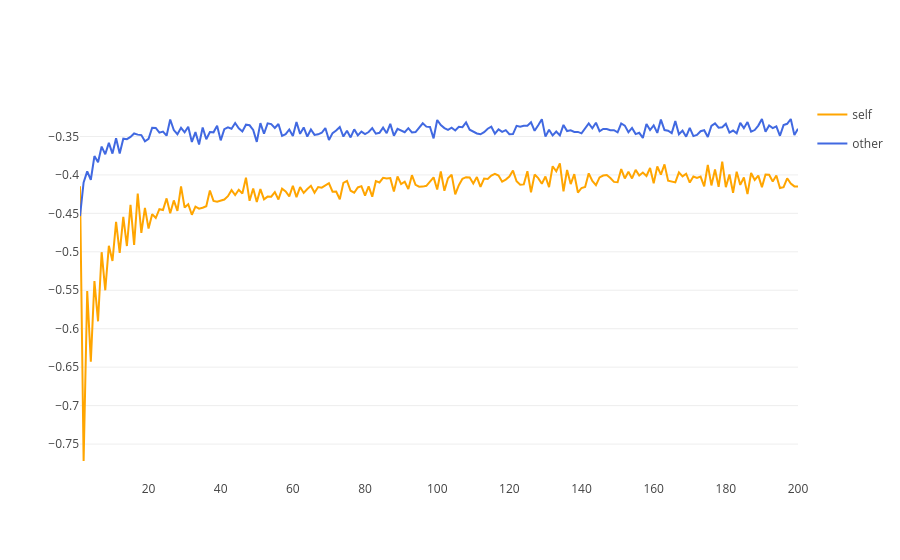
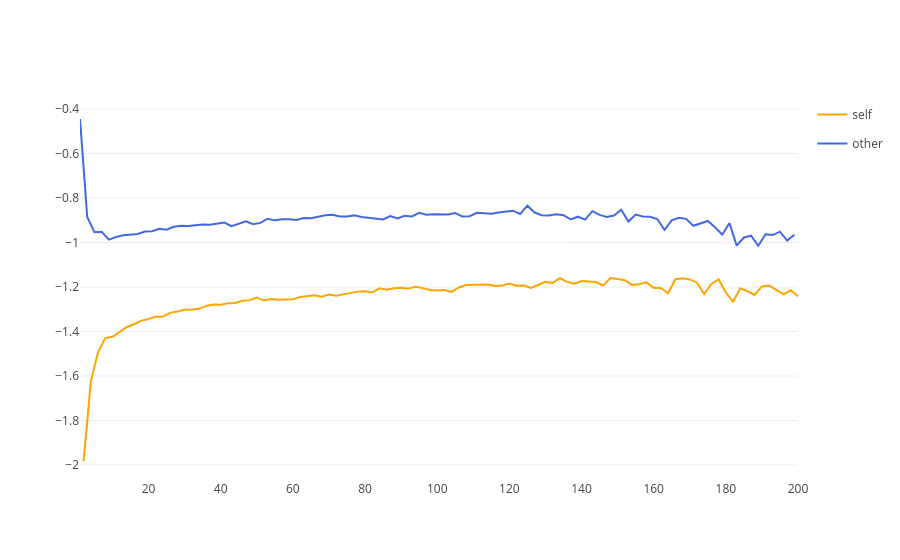
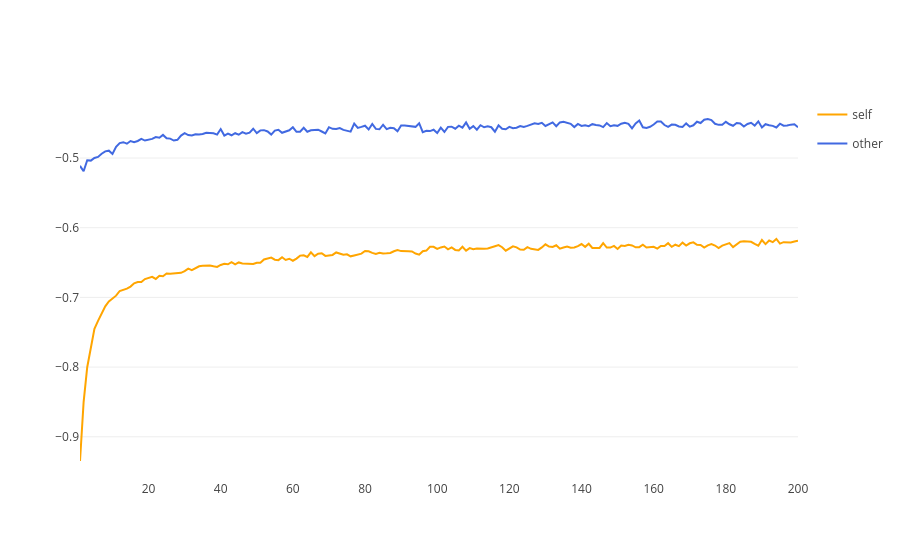
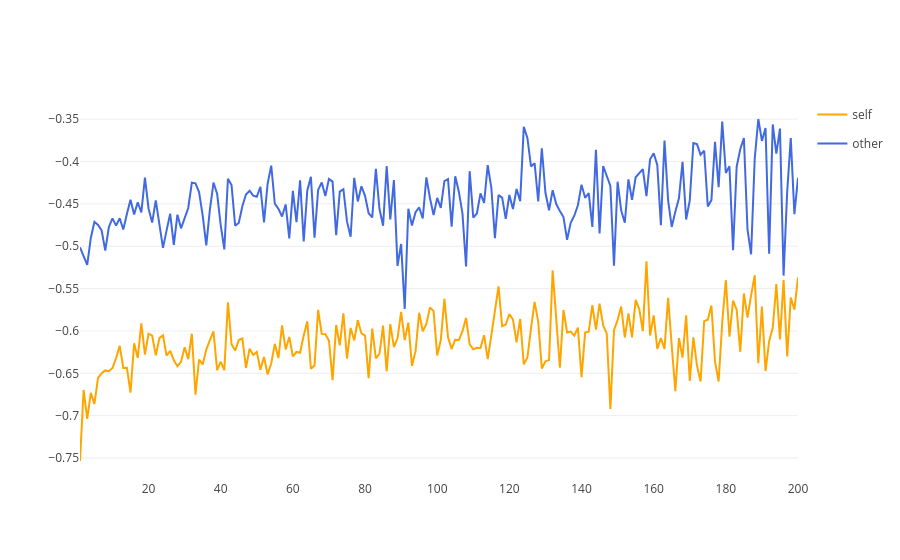

The code cell stored with these charts, in order, in its notebook:
### Code cell
for corpus, plot in zip(df1.corpus.unique(), figs):
    print(corpus)
    plot.show()
    plot.write_html(os.path.join(OUTPUTS_PATH, corpus+'.html'))
    plot.write_image(os.path.join(OUTPUTS_PATH, corpus+'.png'), scale=5)

### Figure 1 — Plotly figure (JSON) as saved in the notebook; plotly's stock layout.template omitted (floating-point values rounded to 4 significant figures; data arrays with more than 128 entries replaced by an {"elided": "..."} marker saying what was removed)
{"data": [{"legendgroup": "self", "line": {"color": "orange"}, "mode": "lines", "name": "self", "showlegend": true, "x": {"elided": "200 int values"}, "y": {"elided": "200 float values"}, "type": "scatter"}, {"legendgroup": "other", "line": {"color": "royalblue"}, "mode": "lines", "name": "other", "showlegend": true, "x": {"elided": "200 int values"}, "y": {"elided": "200 float values"}, "type": "scatter"}], "layout": {}}

### Figure 2 — Plotly figure (JSON) as saved in the notebook; plotly's stock layout.template omitted (floating-point values rounded to 4 significant figures)
{"data": [{"legendgroup": "self", "line": {"color": "orange"}, "mode": "lines", "name": "self", "showlegend": true, "x": [2, 4, 6, 8, 10, 12, 14, 16, 18, 20, 22, 24, 26, 28, 30, 32, 34, 36, 38, 40, 42, 44, 46, 48, 50, 52, 54, 56, 58, 60, 62, 64, 66, 68, 70, 72, 74, 76, 78, 80, 82, 84, 86, 88, 90, 92, 94, 96, 98, 100, 102, 104, 106, 108, 110, 112, 114, 116, 118, 120, 122, 124, 126, 128, 130, 132, 134, 136, 138, 140, 142, 144, 146, 148, 150, 152, 154, 156, 158, 160, 162, 164, 166, 168, 170, 172, 174, 176, 178, 180, 182, 184, 186, 188, 190, 192, 194, 196, 198, 200], "y": [-1.982, -1.625, -1.493, -1.43, -1.424, -1.402, -1.38, -1.367, -1.351, -1.344, -1.333, -1.332, -1.316, -1.31, -1.302, -1.301, -1.298, -1.285, -1.278, -1.28, -1.273, -1.271, -1.262, -1.259, -1.247, -1.261, -1.254, -1.257, -1.256, -1.255, -1.245, -1.24, -1.237, -1.244, -1.233, -1.239, -1.233, -1.229, -1.221, -1.219, -1.225, -1.206, -1.213, -1.205, -1.203, -1.207, -1.199, -1.205, -1.213, -1.215, -1.214, -1.222, -1.202, -1.191, -1.19, -1.191, -1.189, -1.196, -1.194, -1.184, -1.194, -1.193, -1.204, -1.191, -1.176, -1.181, -1.16, -1.177, -1.185, -1.173, -1.177, -1.178, -1.193, -1.159, -1.164, -1.169, -1.191, -1.187, -1.179, -1.204, -1.205, -1.228, -1.165, -1.16, -1.166, -1.18, -1.231, -1.186, -1.166, -1.225, -1.266, -1.206, -1.219, -1.235, -1.197, -1.193, -1.213, -1.233, -1.215, -1.241], "type": "scatter"}, {"legendgroup": "other", "line": {"color": "royalblue"}, "mode": "lines", "name": "other", "showlegend": true, "x": [1, 3, 5, 7, 9, 11, 13, 15, 17, 19, 21, 23, 25, 27, 29, 31, 33, 35, 37, 39, 41, 43, 45, 47, 49, 51, 53, 55, 57, 59, 61, 63, 65, 67, 69, 71, 73, 75, 77, 79, 81, 83, 85, 87, 89, 91, 93, 95, 97, 99, 101, 103, 105, 107, 109, 111, 113, 115, 117, 119, 121, 123, 125, 127, 129, 131, 133, 135, 137, 139, 141, 143, 145, 147, 149, 151, 153, 155, 157, 159, 161, 163, 165, 167, 169, 171, 173, 175, 177, 179, 181, 183, 185, 187, 189, 191, 193, 195, 197, 199], "y": [-0.4447, -0.8854, -0.9537, -0.9517, -0.9869, -0.9749, -0.9671, -0.9625, -0.9611, -0.9508, -0.9491, -0.9386, -0.9422, -0.9294, -0.9246, -0.926, -0.9226, -0.9184, -0.9198, -0.9147, -0.9102, -0.9263, -0.9148, -0.905, -0.9173, -0.9116, -0.8928, -0.9003, -0.8953, -0.8954, -0.8988, -0.8896, -0.8906, -0.884, -0.8777, -0.8752, -0.8833, -0.8827, -0.878, -0.885, -0.8885, -0.8904, -0.8963, -0.8808, -0.8912, -0.8801, -0.8825, -0.8662, -0.875, -0.8729, -0.8716, -0.8736, -0.8673, -0.8834, -0.8815, -0.8666, -0.8685, -0.8703, -0.8655, -0.8603, -0.8568, -0.8717, -0.8344, -0.8651, -0.8773, -0.8785, -0.8734, -0.8769, -0.8963, -0.8839, -0.8972, -0.8589, -0.8759, -0.8851, -0.8786, -0.8521, -0.9058, -0.8746, -0.8829, -0.8842, -0.8944, -0.9427, -0.9002, -0.8886, -0.8937, -0.9247, -0.9142, -0.903, -0.9313, -0.965, -0.9119, -1.014, -0.9773, -0.9692, -1.014, -0.9631, -0.9665, -0.9511, -0.9915, -0.9653], "type": "scatter"}], "layout": {}}

### Figure 3 — Plotly figure (JSON) as saved in the notebook; plotly's stock layout.template omitted (floating-point values rounded to 4 significant figures; data arrays with more than 128 entries replaced by an {"elided": "..."} marker saying what was removed)
{"data": [{"legendgroup": "self", "line": {"color": "orange"}, "mode": "lines", "name": "self", "showlegend": true, "x": {"elided": "200 int values"}, "y": {"elided": "200 float values"}, "type": "scatter"}, {"legendgroup": "other", "line": {"color": "royalblue"}, "mode": "lines", "name": "other", "showlegend": true, "x": {"elided": "200 int values"}, "y": {"elided": "200 float values"}, "type": "scatter"}], "layout": {}}

### Figure 4 — Plotly figure (JSON) as saved in the notebook; plotly's stock layout.template omitted (floating-point values rounded to 4 significant figures; data arrays with more than 128 entries replaced by an {"elided": "..."} marker saying what was removed)
{"data": [{"legendgroup": "self", "line": {"color": "orange"}, "mode": "lines", "name": "self", "showlegend": true, "x": {"elided": "200 int values"}, "y": {"elided": "200 float values"}, "type": "scatter"}, {"legendgroup": "other", "line": {"color": "royalblue"}, "mode": "lines", "name": "other", "showlegend": true, "x": {"elided": "200 int values"}, "y": {"elided": "200 float values"}, "type": "scatter"}], "layout": {}}
